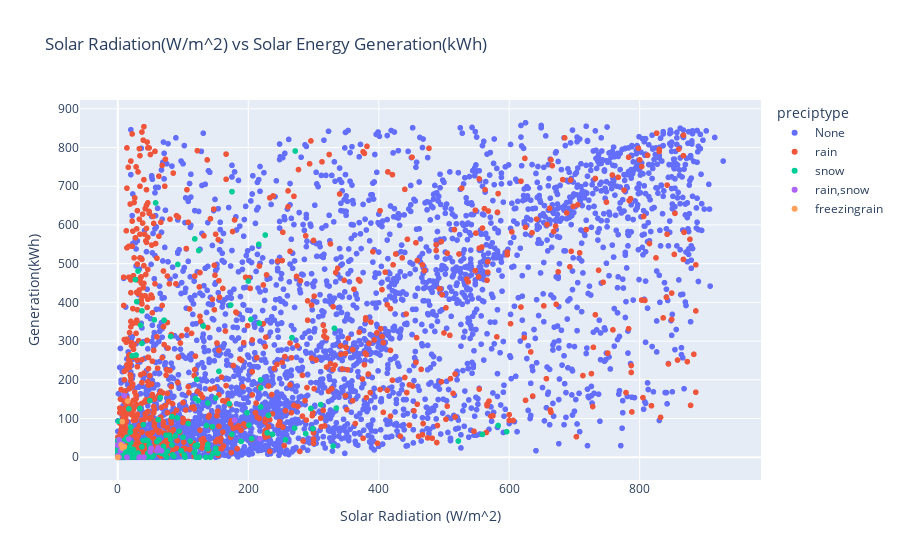

Write notebook code for a chart like this one.
### Markdown cell above
Solar Radiation(W/m^2) vs Solar Energy Generation(kWh):

### Code cell
fig=px.scatter(train_df,x="solarradiation",y="generation",color="preciptype",
               title="Solar Radiation(W/m^2) vs Solar Energy Generation(kWh)",
               labels={
        "solarradiation": "Solar Radiation (W/m^2)",
        "generation": "Generation(kWh)",
    })
fig.show()
# In following graph:
# (1)i can observe that in most of the cases when there is preciptype not None the solar radiation is low.
# (2)When there is preciptype=None there is a little linear correlation present between solarradiation and generation,
# although data is scattered alot so i think linear regression would not be so appropriate to use ,might go for RandforestRegressor.
# But i should definetly give linear regression a try.
# (3)majority of points lie near the origin . Probably cause most of the time solar generation is zero due to night time.
# (4)from graph i can analyse that maximum solar generation is when preciptype=None
# After that order is like this(Note:These are just my assumption based on the look at the graph):
#                               preciptype=rain(linearity is broken)
#                               preciptype=snow(linearity is broken)
#                               preciptype=rain,snow(linearity is broken)
#                               preciptype=freezingrain(linearity is broken)

### Figure 1 — Plotly figure (JSON) as saved in the notebook; plotly's stock layout.template omitted (floating-point values rounded to 4 significant figures; data arrays with more than 128 entries replaced by an {"elided": "..."} marker saying what was removed)
{"data": [{"hovertemplate": "preciptype=None<br>Solar Radiation (W/m^2)=%{x}<br>Generation(kWh)=%{y}<extra></extra>", "legendgroup": "None", "marker": {"color": "#636efa", "symbol": "circle"}, "mode": "markers", "name": "None", "showlegend": true, "type": "scattergl", "x": {"elided": "7691 int values"}, "xaxis": "x", "y": {"elided": "7691 float values"}, "yaxis": "y"}, {"hovertemplate": "preciptype=rain<br>Solar Radiation (W/m^2)=%{x}<br>Generation(kWh)=%{y}<extra></extra>", "legendgroup": "rain", "marker": {"color": "#EF553B", "symbol": "circle"}, "mode": "markers", "name": "rain", "showlegend": true, "type": "scattergl", "x": {"elided": "1512 int values"}, "xaxis": "x", "y": {"elided": "1512 float values"}, "yaxis": "y"}, {"hovertemplate": "preciptype=snow<br>Solar Radiation (W/m^2)=%{x}<br>Generation(kWh)=%{y}<extra></extra>", "legendgroup": "snow", "marker": {"color": "#00cc96", "symbol": "circle"}, "mode": "markers", "name": "snow", "showlegend": true, "type": "scattergl", "x": {"elided": "433 int values"}, "xaxis": "x", "y": {"elided": "433 float values"}, "yaxis": "y"}, {"hovertemplate": "preciptype=rain,snow<br>Solar Radiation (W/m^2)=%{x}<br>Generation(kWh)=%{y}<extra></extra>", "legendgroup": "rain,snow", "marker": {"color": "#ab63fa", "symbol": "circle"}, "mode": "markers", "name": "rain,snow", "showlegend": true, "type": "scattergl", "x": [0, 0, 0, 0, 0, 0, 0, 33, 2, 0, 0, 0, 0, 0, 1, 0, 0, 0, 218, 0, 0, 62, 0, 0, 0, 0, 0, 0, 179, 40, 0, 0, 0, 0, 14, 67, 0, 0, 0, 0, 10, 17, 0, 0, 0, 0, 0, 0, 0, 0, 0, 0, 0, 0, 0, 0, 2, 7, 4, 0, 0, 0, 0, 0, 51, 50, 0, 60, 0, 0, 0], "xaxis": "x", "y": [0.0, 0.0, 0.0, 0.0, 0.0, 0.0, 0.0, 0.0, 0.0, 0.0, 0.0, 0.0, 0.0, 0.0, 0.0, 3.0, 0.0, 0.0, 48.0, 0.0, 0.0, 24.0, 0.0, 0.0, 0.0, 0.0, 0.0, 0.0, 96.0, 0.0, 0.0, 0.0, 0.0, 0.0, 0.0, 17.0, 0.0, 0.0, 0.0, 1.0, 159.0, 47.0, 0.0, 1.0, 0.0, 0.0, 31.0, 1.0, 0.0, 1.0, 1.0, 4.0, 2.0, 0.0, 0.0, 0.0, 45.0, 34.0, 17.0, 0.0, 0.0, 0.0, 0.0, 0.0, 23.0, 14.0, 0.0, 17.0, 0.0, 0.0, 0.0], "yaxis": "y"}, {"hovertemplate": "preciptype=freezingrain<br>Solar Radiation (W/m^2)=%{x}<br>Generation(kWh)=%{y}<extra></extra>", "legendgroup": "freezingrain", "marker": {"color": "#FFA15A", "symbol": "circle"}, "mode": "markers", "name": "freezingrain", "showlegend": true, "type": "scattergl", "x": [5, 7, 10, 0, 0, 0, 0, 0, 7, 15], "xaxis": "x", "y": [32.0, 24.0, 27.0, 0.0, 0.0, 0.0, 0.0, 0.0, 92.0, 145.0], "yaxis": "y"}], "layout": {"legend": {"title": {"text": "preciptype"}, "tracegroupgap": 0}, "title": {"text": "Solar Radiation(W/m^2) vs Solar Energy Generation(kWh)"}, "xaxis": {"anchor": "y", "domain": [0, 1], "title": {"text": "Solar Radiation (W/m^2)"}}, "yaxis": {"anchor": "x", "domain": [0, 1], "title": {"text": "Generation(kWh)"}}}}
